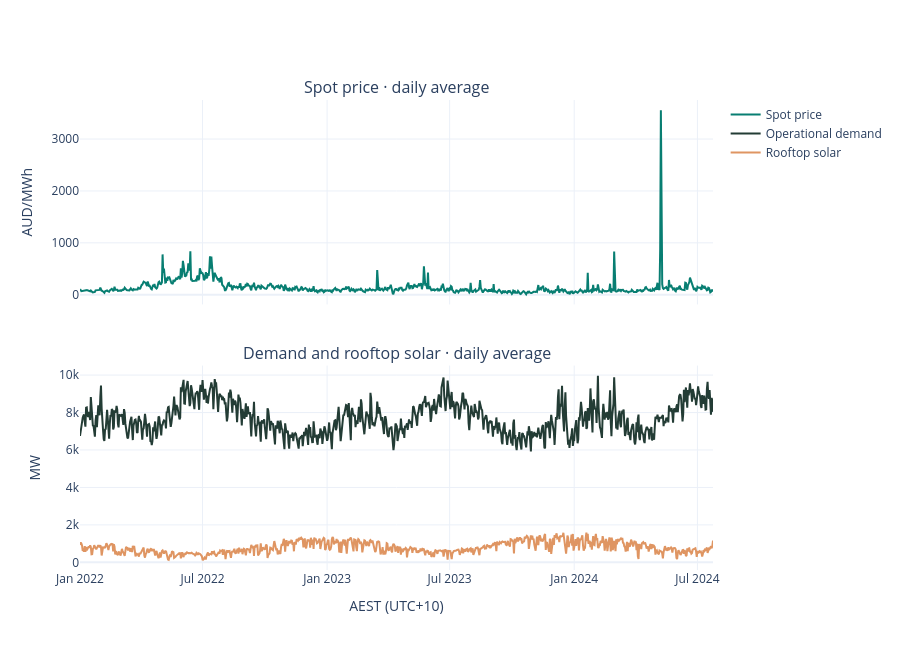

Notebook code for this chart:
### Markdown cell above
## Price, demand and solar over time
Daily means can conceal short extremes. Use the dashboard’s five-minute peak overlay and event explorer to inspect them.

### Code cell
from plotly.subplots import make_subplots
daily, _ = aggregate_market(market, 'Daily')
fig = make_subplots(rows=2, cols=1, shared_xaxes=True, vertical_spacing=.13, subplot_titles=['Spot price · daily average', 'Demand and rooftop solar · daily average'])
fig.add_trace(go.Scatter(x=daily.index, y=daily.price, name='Spot price', line_color='#087e72'),row=1,col=1)
for column, label, color in [('demand','Operational demand','#233c35'),('solar','Rooftop solar','#df9562')]:
    fig.add_trace(go.Scatter(x=daily.index,y=daily[column],name=label,line_color=color),row=2,col=1)
fig.update_yaxes(title_text='AUD/MWh',row=1,col=1);fig.update_yaxes(title_text='MW',row=2,col=1)
fig.update_xaxes(title_text='AEST (UTC+10)',row=2,col=1)
fig.update_layout(template='plotly_white',height=650,hovermode='x unified')
fig.show(renderer='plotly_mimetype')

### Figure 1 — Plotly figure (JSON) as saved in the notebook; plotly's stock layout.template omitted (floating-point values rounded to 4 significant figures; data arrays with more than 128 entries replaced by an {"elided": "..."} marker saying what was removed)
{"data": [{"line": {"color": "#087e72"}, "name": "Spot price", "type": "scatter", "x": {"elided": "936 str values"}, "xaxis": "x", "y": {"elided": "936 float values"}, "yaxis": "y"}, {"line": {"color": "#233c35"}, "name": "Operational demand", "type": "scatter", "x": {"elided": "936 str values"}, "xaxis": "x2", "y": {"elided": "936 float values"}, "yaxis": "y2"}, {"line": {"color": "#df9562"}, "name": "Rooftop solar", "type": "scatter", "x": {"elided": "936 str values"}, "xaxis": "x2", "y": {"elided": "936 float values"}, "yaxis": "y2"}], "layout": {"annotations": [{"font": {"size": 16}, "showarrow": false, "text": "Spot price · daily average", "x": 0.5, "xanchor": "center", "xref": "paper", "y": 1.0, "yanchor": "bottom", "yref": "paper"}, {"font": {"size": 16}, "showarrow": false, "text": "Demand and rooftop solar · daily average", "x": 0.5, "xanchor": "center", "xref": "paper", "y": 0.435, "yanchor": "bottom", "yref": "paper"}], "height": 650, "hovermode": "x unified", "xaxis": {"anchor": "y", "domain": [0.0, 1.0], "matches": "x2", "showticklabels": false}, "xaxis2": {"anchor": "y2", "domain": [0.0, 1.0], "title": {"text": "AEST (UTC+10)"}}, "yaxis": {"anchor": "x", "domain": [0.565, 1.0], "title": {"text": "AUD/MWh"}}, "yaxis2": {"anchor": "x2", "domain": [0.0, 0.435], "title": {"text": "MW"}}}}
